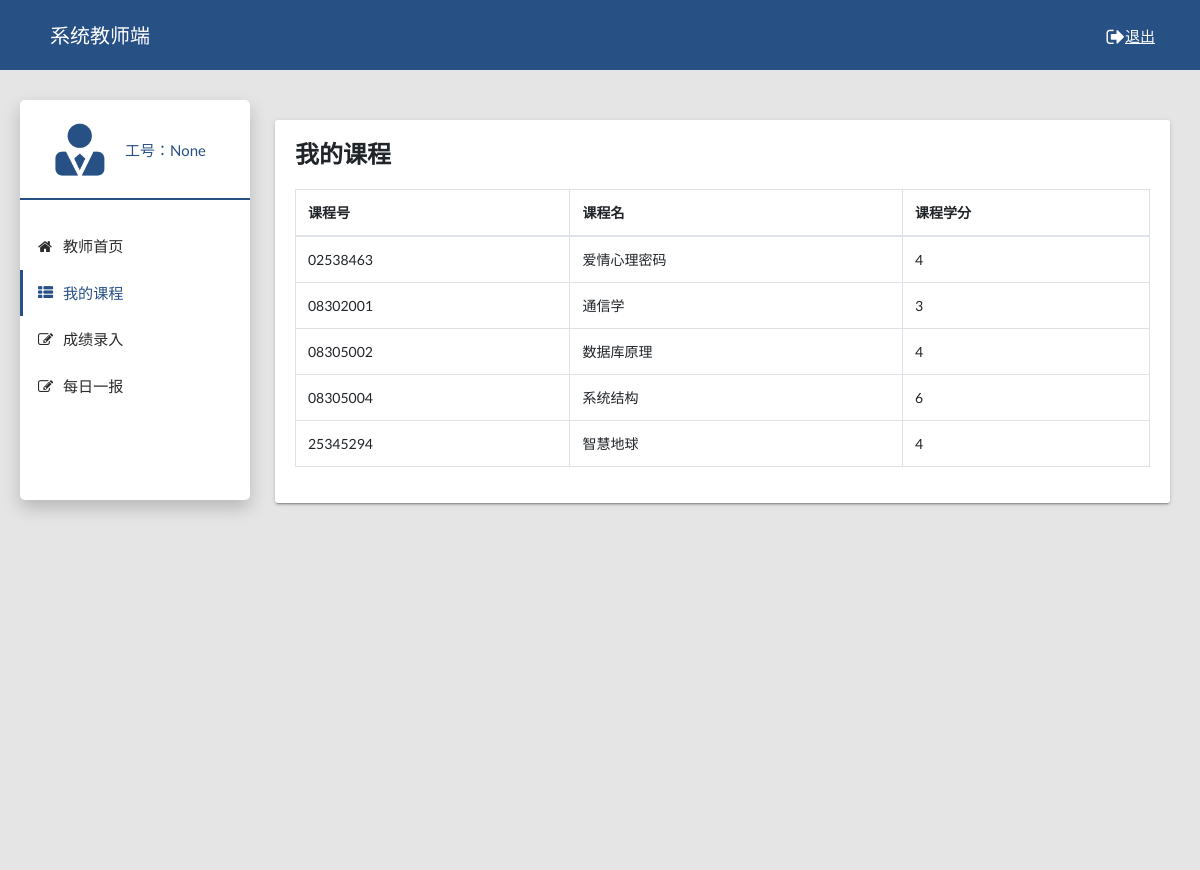
Page /teacher_course/ on the committed database.
### system/models.py (models this page shows)
class course(models.Model):
  kh = models.CharField(primary_key=True, max_length=16)
  km = models.CharField(max_length=16)
  xf = models.IntegerField()
  xs = models.IntegerField()
  yxh = models.ForeignKey(to=department, on_delete=models.CASCADE)

### system/views.py (the view)
# urls.py: path('teacher_course/', views.teacher_course),
def teacher_course(request):
  number = request.session.get('number')
  cursor = connection.cursor()
  cursor.execute(
    "select distinct kh,km,xf from system_course,system_e_table "
    "where system_e_table.kh_id = system_course.kh"
    " and zpcj is null")
  all_info = cursor.fetchall()  # 读取所有
  courses_data = []
  for item in all_info:
    temp = dict()  # 注意这里一定要放在循环之内！！！！！！！！！！！！
    temp['kh'] = item[0]
    temp['km'] = item[1]
    temp['xf'] = item[2]
    courses_data.append(temp)
  return render(request, 'teacher_course.html',context={'gh':number,'courses_data':courses_data})

### system/templates/teacher_course.html (shortened to what this page needs)
<!DOCTYPE html>
{% load static %}
<html lang="en">
  <head>
    <link rel="stylesheet" type="text/css" href="{% static "css/main.css" %}">
    <link rel="stylesheet" type="text/css" href="https://maxcdn.bootstrapcdn.com/font-awesome/4.7.0/css/font-awesome.min.css">
  </head>
  <body class="app sidebar-mini" style="background-color: #E5E5E5">
    <header class="app-header">
        <p class="nav-title">系统教师端<a class="logout" href="/logout/"><i class="fa fa-sign-out fa-lg"></i>退出</a></p>
    </header>
    <aside class="app-sidebar">
      <div class="app-sidebar__user">
        <img style="height:60px;margin-right:15px;" src="{% static "images/jiaoshi.png" %}" alt="User Image">
        <div>
            <p class="app-sidebar__user-designation">工号：{{gh}}</p>
        </div>
      </div>
        <div class="divider"></div>
           <ul class="app-menu">
              <li><a class="app-menu__item" href="/teacher_index/"><i class="app-menu__icon fa fa-home"></i><span class="app-menu__label">教师首页</span></a></li>
               <li><a class="app-menu__item  active" href="/teacher_course/"><i class="app-menu__icon fa fa-th-list"></i><span class="app-menu__label">我的课程</span></a></li>
               <li><a class="app-menu__item" href="/teacher_edit_score/"><i class="app-menu__icon fa fa-edit"></i><span class="app-menu__label">成绩录入</span></a></li>
               <li><a class="app-menu__item" href="/teacher_daily_post/"><i class="app-menu__icon fa fa-edit"></i><span class="app-menu__label">每日一报</span></a></li>
           </ul>
    </aside>
    <main class="app-content">
      <div class="col-md-12">
          <div class="tile">
            <h3 class="tile-title">我的课程</h3>
              <div class="table-responsive">
                <table class="table table-hover table-bordered" id="sampleTable">
                  <thead>
                    <tr>
                      <th>课程号</th>
                      <th>课程名</th>
                      <th>课程学分</th>
                    </tr>
                  </thead>
                  <tbody>
                    {% for item in courses_data %}
                    <tr>
                      <td>{{item.kh}}</td>
                      <td>{{item.km}}</td>
                      <td>{{item.xf}}</td>
                    </tr>
                    {% endfor %}
                  </tbody>
                </table>
              </div>
            </div>
          </div>
    </main>
  </body>
</html>

### rows in the picture
course: kh "02538463", km "爱情心理密码", xf "4"
course: kh "08302001", km "通信学", xf "3"
course: kh "08305002", km "数据库原理", xf "4"
course: kh "08305004", km "系统结构", xf "6"
course: kh "25345294", km "智慧地球", xf "4"

### other values in the picture
{{ gh }} "None"
